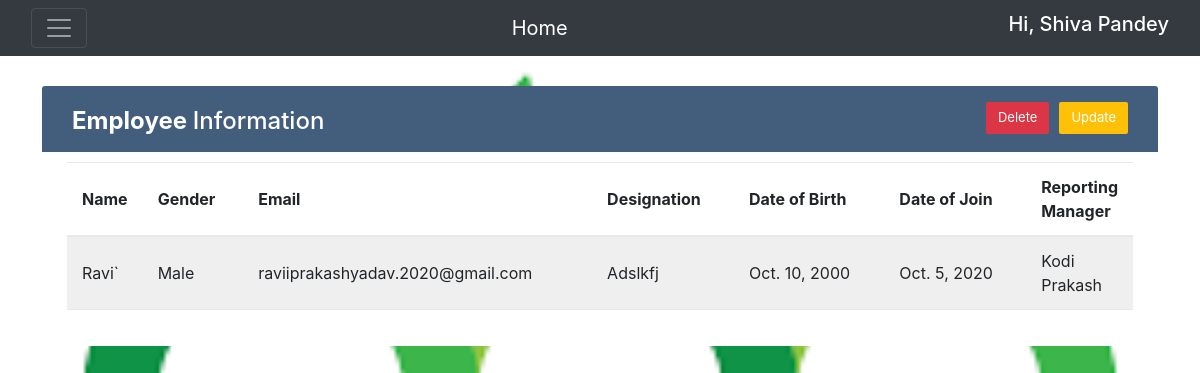
The page /app/detail/12 (signed in) on the database its author committed.
### app/models.py (models this page shows, shortened)
class Employee(models.Model):
    CHOICE=(('male','Male'), ('female',' Female'),('other','Others'))
    name=models.CharField(max_length=30)
    email=models.EmailField()
    date_of_birth=models.DateField()
    date_of_join=models.DateField()
    gender=models.CharField(max_length=20, choices=CHOICE )
    designation=models.CharField(max_length=30)
    reporting_manager=models.CharField(max_length=30)

### app/views.py (the view)
# urls.py: path('detail/<int:pk>', views.EmpDetail.as_view(), name='detail'),
class EmpDetail(DetailView):
    model = Employee
    def get_context_data(self,*args, **kwargs):
        context = super(EmpDetail, self).get_context_data(*args,**kwargs)
        context['emp_data'] = Employee.objects.all()
        return context

### templates/app/Employee_detail.html (shortened to what this page needs)
<!doctype html>
<html lang="en">
<head>
	<link href="https://cdn.jsdelivr.net/npm/bootstrap@5.2.0/dist/css/bootstrap.min.css" rel="stylesheet">
	<link href="https://getbootstrap.com/docs/5.2/assets/css/docs.css" rel="stylesheet">
	<link rel="stylesheet" href="https://maxcdn.bootstrapcdn.com/bootstrap/4.0.0/css/bootstrap.min.css"
>
</head>
<body>
	<nav class="navbar navbar-dark bg-dark fixed">
		<div class="container-fluid">
			<button class="navbar-toggler" type="button" data-bs-toggle="offcanvas"
				data-bs-target="#offcanvasDarkNavbar" aria-controls="offcanvasDarkNavbar">
				<span class="navbar-toggler-icon"></span>
			</button>
			<a class="navbar-brand" href="/app/home">Home</a>
			{% if user.is_authenticated %}
			<h5 style="color: white">Hi, {{user.first_name|title}} {{user.last_name|title}}</h5>
			{% else %}
			<h5 style=color:white>Hi, Guest User</h5>
			{% endif %}
		</div>
	</nav>
	<div class="container-xl">
		<div class="table-responsive">
			<div class="table-wrapper">
				<div class="table-title">
					<div class="row">
						<div class="col-sm-6">
							<h2><b>Employee </b>Information</h2>
						</div>
						<div class="col-sm-6">
							{% if request.user.is_superuser %}
							<tr>
								<th>
									<form action="/app/update/{{object.id}}" class="inline">
										<button class="btn btn-warning">Update</button>
									</form>
								</th>
								<th>
									<form action="/app/delete/{{object.id}}" class="inline">
										<button class="btn btn-danger">Delete</button>
									</form>
								</th>
							</tr>
							{% else %}
							<h6 style="color:yellow"> <strong> Please Contact Admin for any correction </strong></h6>
							{% endif %}
						</div>
					</div>
				</div>
				<table class="table table-striped table-hover">
					<thead>
						<tr>
							<th>Name</th>
							<th>Gender</th>
							<th>Email</th>
							<th>Designation</th>
							<th>Date of Birth</th>
							<th>Date of Join</th>
							<th>Reporting Manager</th>
						</tr>
					</thead>
					<tbody>
						<tr>
							<td>{{object.name|title}}</td>
							<td>{{object.gender|title}}</td>
							<td>{{object.email|lower}}</td>
							<td>{{object.designation|title}}</td>
							<td>{{object.date_of_birth|date}}</td>
							<td>{{object.date_of_join|date}}</td>
							<td>{{object.reporting_manager|title}}</td>
						</tr>
					</tbody>
				</table>
			</div>
		</div>
	</div>
</body>
</html>

### templates/app/Employee_detail.html (style rules this page uses)
body { background-repeat: no-repeat; background-attachment: fixed; background-size: 100% 100%; }
.table-responsive { margin: 30px 0; }
.table-wrapper { background: #fff; padding: 20px 25px; border-radius: 3px; min-width: 1000px; box-shadow: 0 1px 1px rgba(0, 0, 0, .05); }
.table-title { padding-bottom: 15px; background: #435d7d; color: #fff; padding: 16px 30px; min-width: 100%; margin: -20px -25px 10px; border-radius: 3px 3px 0 0; }
.table-title h2 { margin: 5px 0 0; font-size: 24px; }
.table-title .btn { color: #fff; float: right; font-size: 13px; border: none; min-width: 50px; border-radius: 2px; border: none; outline: none !important; margin-left: 10px; }
table.table tr th, table.table tr td { border-color: #e9e9e9; padding: 12px 15px; vertical-align: middle; }
table.table tr th:first-child { width: 60px; }
table.table tr th:last-child { width: 100px; }
table.table-striped tbody tr:nth-of-type(odd) { background-color: #fcfcfc; }

### rows shown on the page
Employee: name "Ravi`", gender "Male", email "raviiprakashyadav.2020@gmail.com", designation "Adslkfj", date_of_birth "Oct. 10, 2000", date_of_join "Oct. 5, 2020", reporting_manager "Kodi Prakash"

### other values the page prints
{{ user.first_name|title }} "Shiva"
{{ user.last_name|title }} "Pandey"
